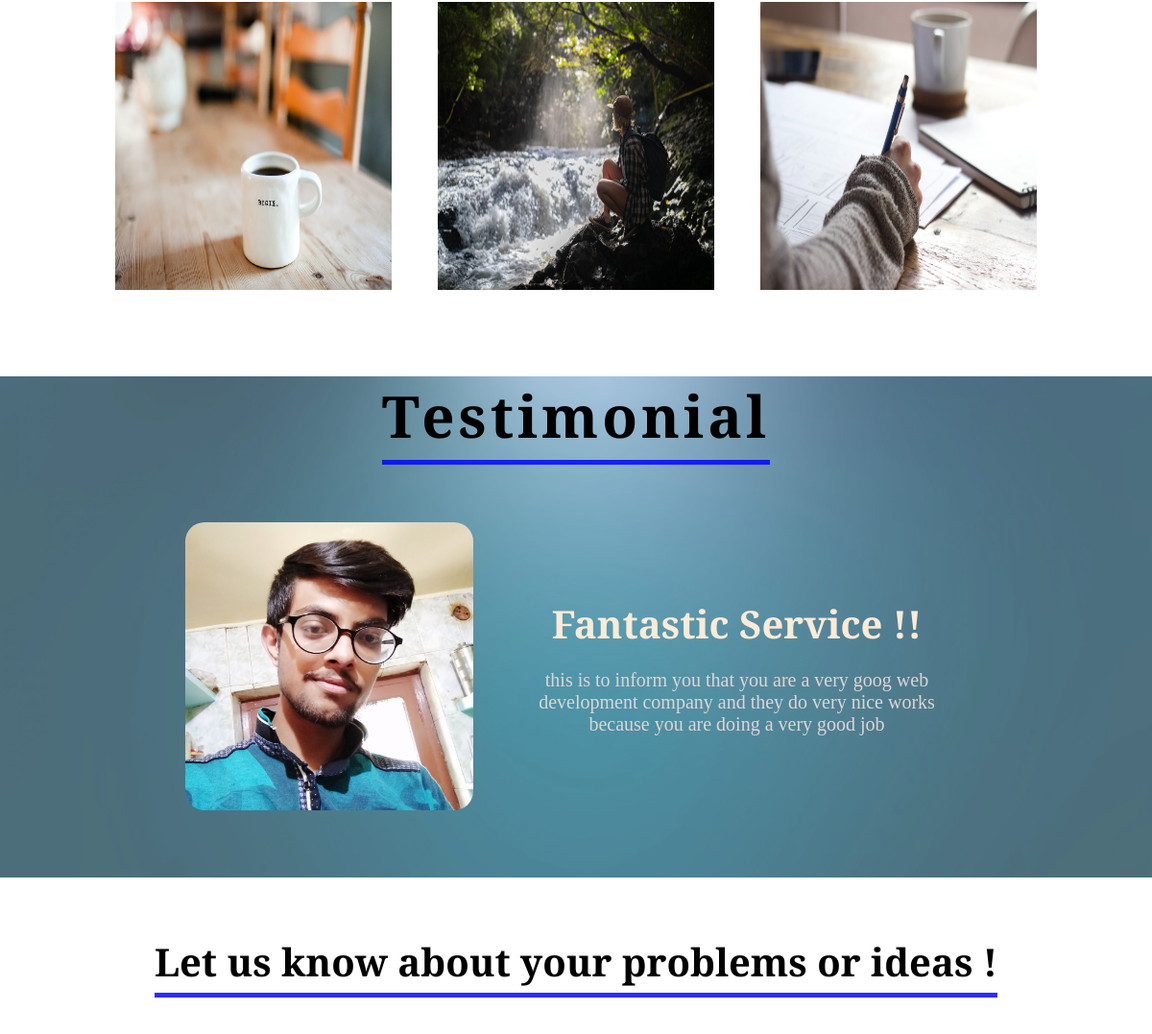
/ (middle part), run on an earlier commit of the app's database.
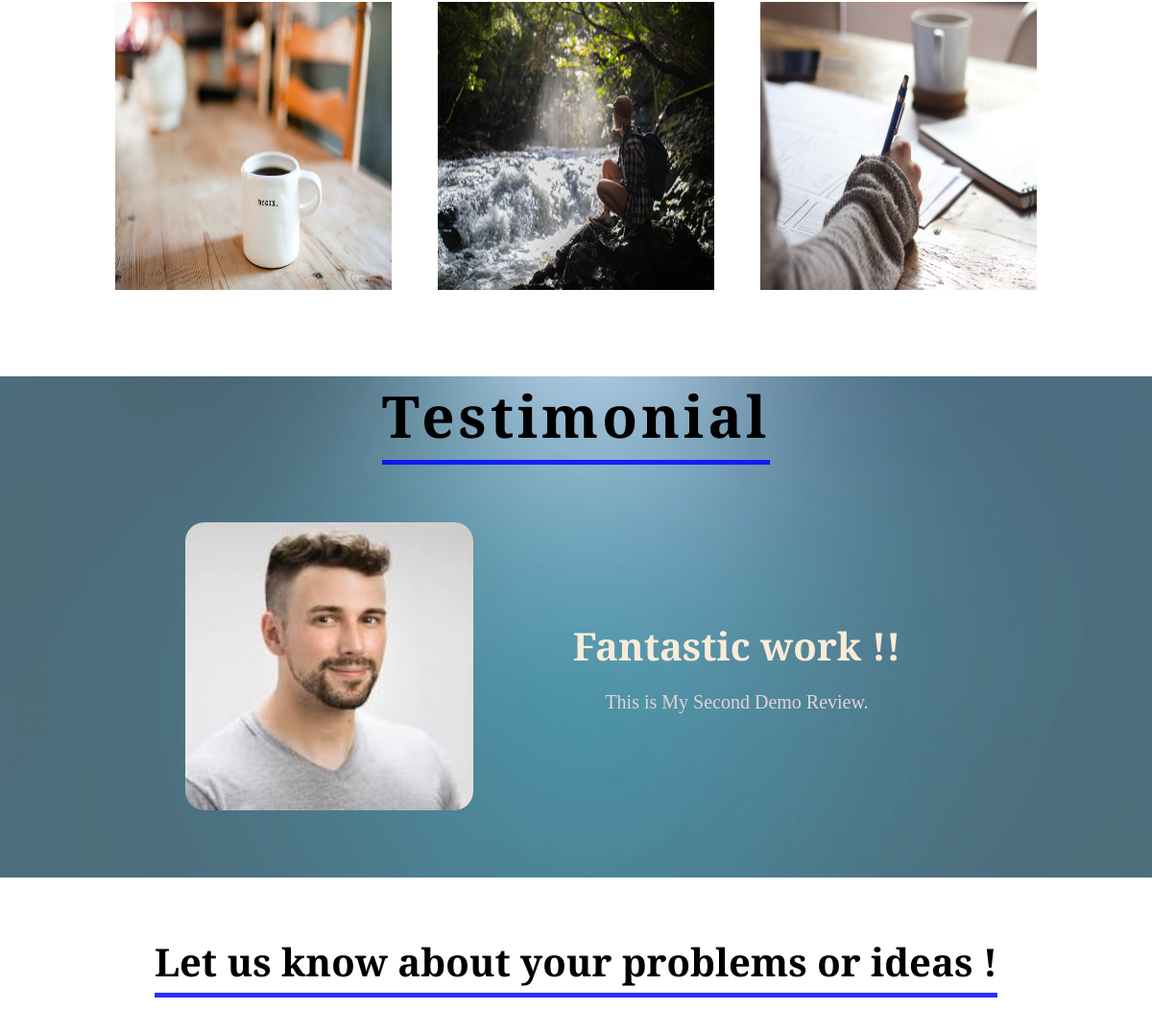
And on a later commit of the database.
### dashboard/models.py (models this page shows, shortened)
class UserReview(models.Model):
    user = models.ForeignKey(User, on_delete=models.CASCADE, null=True)
    user_details = models.ForeignKey(UserProfilePicture, on_delete=models.CASCADE, null=True)
    review_title = models.CharField(max_length=50)
    review = models.TextField()

class UserProfilePicture(models.Model):
    user = models.OneToOneField(User, on_delete=models.CASCADE)
    profile_picture = models.ImageField(upload_to="dashboard/")

### home/views.py (the view)
# urls.py: path("", views.home, name="home"),
def home(request):
    review_object = UserReview.objects.all()
    if request.method == "POST":
        form = ContactForm(request.POST)
        if form.is_valid():
            form.save()
            messages.success(request, "Your message has been sent")
            return redirect("/#contact")
    else:
        form = ContactForm()
    context = {"form":form, "review_object":review_object}
    return render(request, "home/index.html", context)

### dashboard/context_processor.py (called while the page is built)
def user_image(request):
    if request.user.is_authenticated:
        image = UserProfilePicture.objects.filter(user=request.user).first()
        if image:
            return {
                "image":image,
            }
        else:
            return {
                "image":False,
            }
    else:
        return {
            "image":False,
        }

### templates/home/index.html (shortened to what this page needs)
{% extends 'base.html' %}
{% load static %}
{% block body %}
<section class="services-section" id="services">
    <div class="container flex-column-no-center">
        <div class="services-cards flex-row-space-between flex-wrap">
            <div class="card">
                <div class="card-image">
                    <img src="{% static 'home/img/service1.jpg' %}" alt="">
                </div>
            </div>
            <div class="card">
                <div class="card-image">
                    <img src="{% static 'home/img/service2.jpg' %}" alt="">
                </div>
            </div>
            <div class="card">
                <div class="card-image">
                    <img src="{% static 'home/img/service3.jpg' %}" alt="">
                </div>
            </div>
        </div>
    </div>
</section>
<section class="testimonial">
    {% for review in review_object %}
    <div class="testimonial-head flex-column-center">
        <div class="testimonial-heading flex-row-center">
            <h1>Testimonial</h1>
        </div>
        <div class="testimonial-part flex-row-center">
            {% if review.user_details %}
            <div class="testimonial-img">
                <img src="{{review.user_details.profile_picture.url}}" alt="">
            </div>
            {% else %}
            <div class="testimonial-img">
                <img src="{% static 'home/img/default.png' %}" alt="">
            </div>
            {% endif %}
            <div class="testimonial-content flex-column-center">
                <h2 class="lg-heading">{{review.review_title}}</h2>
                <p class="text-center">{{review.review}}</p>
            </div>
        </div>
    </div>
    {% endfor %}
</section>
<section class="contact-section" id="contact">
    <div class="container">
        <form action="/" method="post"> {% csrf_token %}
            <div class="contact-heading flex-row-center">
                <h2 class="contact-heading-hide lg-heading">
                    Let us know about your problems or ideas !
                </h2>
            </div>
        </form>
    </div>
</section>
{% endblock body %}

What changed in the data, as far as the page shows it:
removed UserReview: user_details.profile_picture (picture), review_title "Fantastic Service !!", review "this is to inform you that you are a very goog web development company and they do very nice works because you are doing a very good job"
now on this page (row edited): UserReview: user_details.profile_picture (picture), review_title "Fantastic work !!", review "This is My Second Demo Review."
